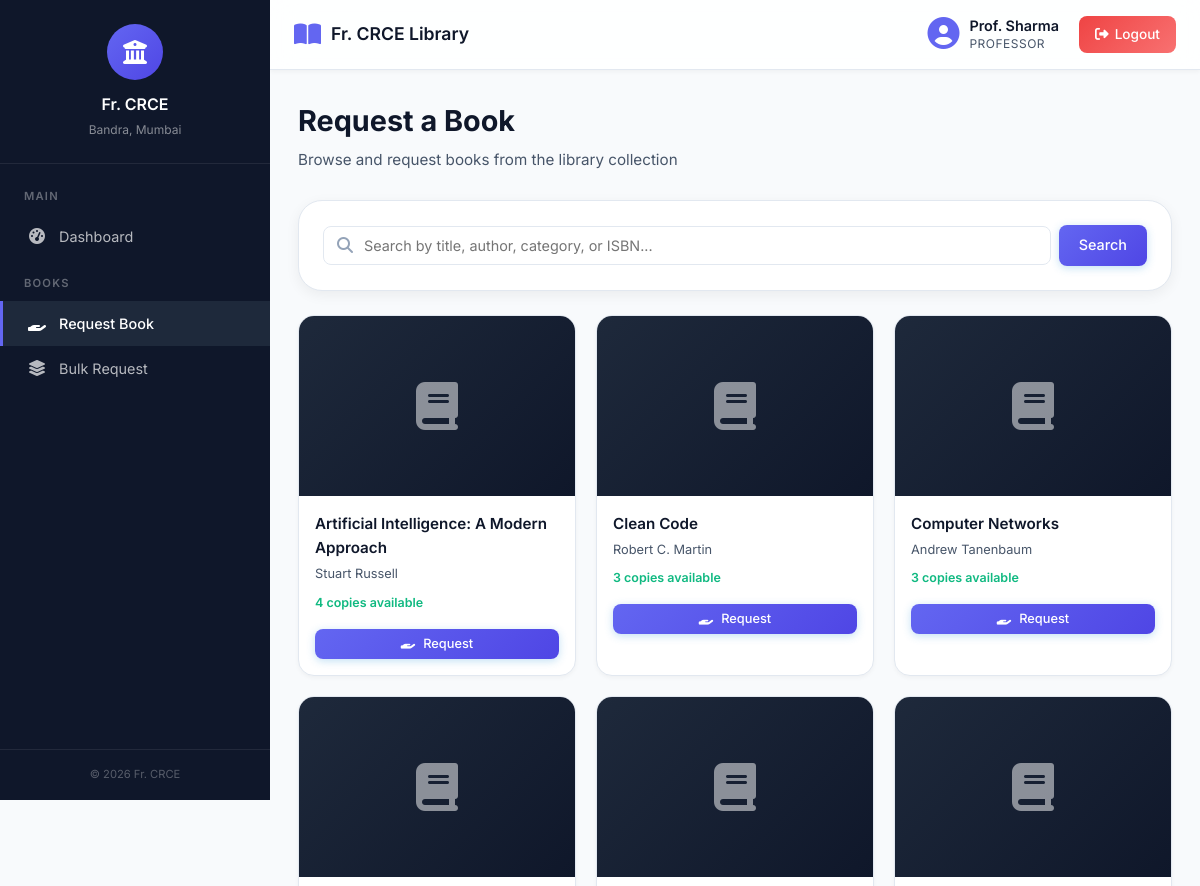
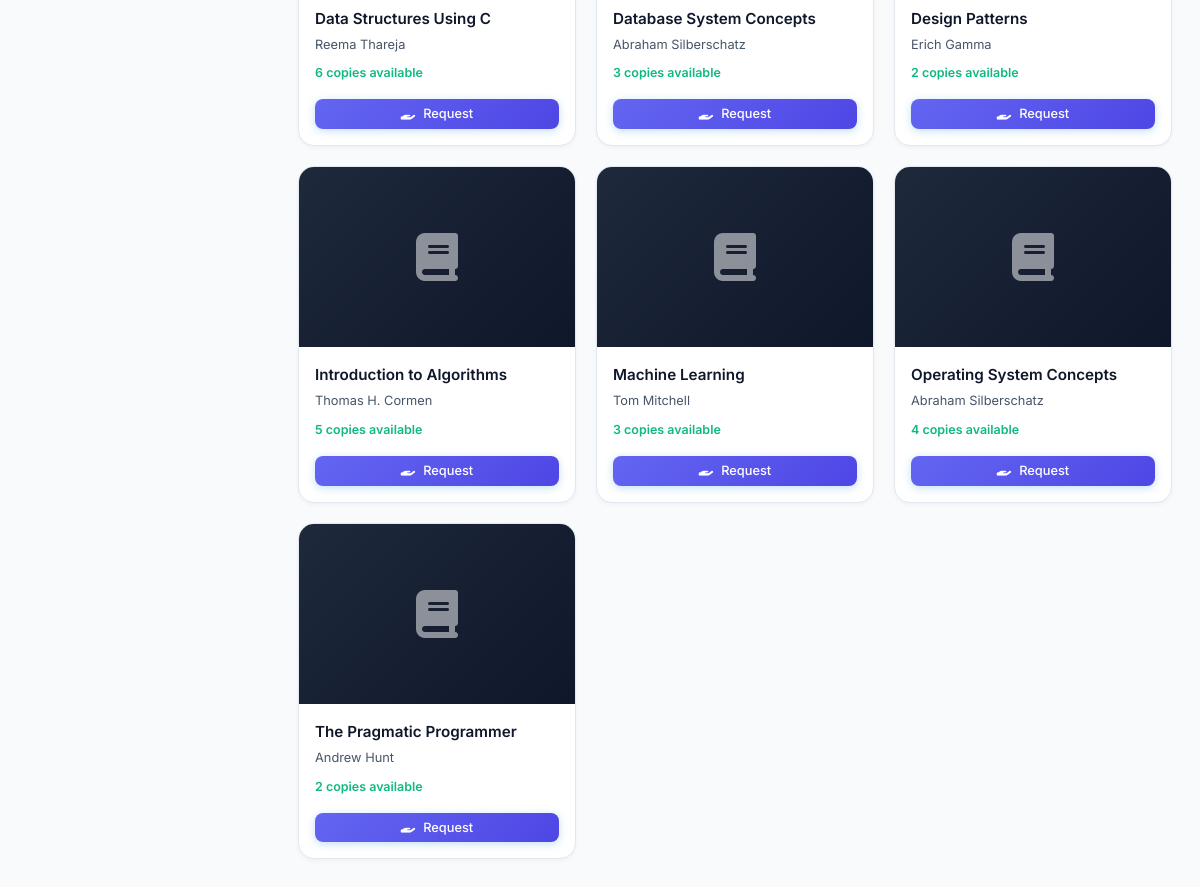
/professor/request_book.php (signed in), run on the app's committed database (2 pictures, top to bottom).
### tables this page shows
CREATE TABLE IF NOT EXISTS books (
    id INT AUTO_INCREMENT PRIMARY KEY,
    title VARCHAR(255) NOT NULL,
    author VARCHAR(200) NOT NULL,
    isbn VARCHAR(20) DEFAULT NULL,
    category VARCHAR(100) DEFAULT NULL,
    publisher VARCHAR(200) DEFAULT NULL,
    year INT DEFAULT NULL,
    quantity INT NOT NULL DEFAULT 1,
    available INT NOT NULL DEFAULT 1,
    cover_image VARCHAR(255) DEFAULT NULL,
    created_at TIMESTAMP DEFAULT CURRENT_TIMESTAMP
);

### professor/request_book.php (the view, shortened to what this page needs)
<?php
require_once '../config/database.php';
$per_page = 12;
$page = isset($_GET['page']) ? max(1, intval($_GET['page'])) : 1;
$offset = ($page - 1) * $per_page;
$search = trim($_GET['search'] ?? '');
$where = '';
$books = mysqli_query($conn, "SELECT * FROM books $where ORDER BY title ASC LIMIT $per_page OFFSET $offset");
include '../includes/header.php';
include '../includes/sidebar.php';
?>
<div class="page-header">
    <h1>Request a Book</h1>
    <p>Browse and request books from the library collection</p>
</div>
<div class="card mb-3">
    <div class="card-body">
        <form method="GET" action="" class="d-flex gap-1 align-center">
            <div class="search-box" style="max-width: 100%; flex: 1;">
                <i class="fas fa-search"></i>
                <input type="text" name="search" placeholder="Search by title, author, category, or ISBN..."
                       value="<?php echo htmlspecialchars($search); ?>" id="liveSearchInput">
            </div>
            <button type="submit" class="btn btn-primary">Search</button>
        </form>
    </div>
</div>
<div class="books-grid">
    <?php if (mysqli_num_rows($books) > 0): ?>
        <?php while ($book = mysqli_fetch_assoc($books)): ?>
            <div class="book-card">
                <div class="book-card-cover">
                    <?php if (!empty($book['cover_image']) && file_exists(__DIR__ . '/../uploads/books/' . $book['cover_image'])): ?>
                        <img src="<?php echo BASE_URL; ?>uploads/books/<?php echo htmlspecialchars($book['cover_image']); ?>"
                             alt="<?php echo htmlspecialchars($book['title']); ?>">
                    <?php else: ?>
                        <i class="fas fa-book no-cover"></i>
                    <?php endif; ?>
                </div>
                <div class="book-card-body">
                    <h3><?php echo htmlspecialchars($book['title']); ?></h3>
                    <p class="author"><?php echo htmlspecialchars($book['author']); ?></p>
                    <p class="availability <?php echo $book['available'] > 0 ? 'in-stock' : 'out-of-stock'; ?>">
                        <?php echo $book['available'] > 0
                            ? $book['available'] . ' copies available'
                            : 'Currently unavailable'; ?>
                    </p>
                </div>
                <div class="book-card-footer">
                    <?php if ($book['available'] > 0): ?>
                        <form method="POST" action="" style="margin: 0;">
                            <button type="submit" class="btn btn-primary btn-sm w-100">
                                <i class="fas fa-hand-holding"></i> Request
                            </button>
                        </form>
                    <?php else: ?>
                        <button class="btn btn-outline btn-sm w-100" disabled>
                            <i class="fas fa-times-circle"></i> Unavailable
                        </button>
                    <?php endif; ?>
                </div>
            </div>
        <?php endwhile; ?>
    <?php endif; ?>
</div>
<?php include '../includes/footer.php'; ?>

### assets/css/style.css (style rules this page uses)
:root { --primary: #0f172a; --primary-light: #1e293b; --primary-dark: #020617; --accent: #6366f1; --accent-light: #818cf8; --accent-dark: #4f46e5; --success: #10b981; --success-light: #34d399; --warning: #f59e0b; --warning-light: #fbbf24; --danger: #ef4444; --danger-light: #f87171; --info: #0ea5e9; --bg-body: #f8fafc; --bg-card: #ffffff; --bg-sidebar: #0f172a; --bg-sidebar-hover: #1e293b; --bg-topbar: rgba(255, 255, 255, 0.85); --text-primary: #0f172a; --text-secondary: #475569; --text-muted: #94a3b8; --text-white: #ffffff; --border-color: #e2e8f0; --shadow-sm: 0 2px 4px rgba(0,0,0,0.04); --shadow-md: 0 4px 14px rgba(0,0,0,0.06); --shadow-lg: 0 12px 32px rgba(99, 102, 241, 0.08); --sidebar-width: 270px; --topbar-height: 70px; --radius-sm: 8px; --radius-md: 16px; --radius-lg: 24px; --transition: all 0.4s cubic-bezier(0.16, 1, 0.3, 1); }
*, *::before, *::after { margin: 0; padding: 0; box-sizing: border-box; }
html { scroll-behavior: smooth; }
body { font-family: 'Inter', -apple-system, BlinkMacSystemFont, 'Segoe UI', sans-serif; background: var(--bg-body); color: var(--text-primary); line-height: 1.6; min-height: 100vh; overflow-x: hidden; }
.page-header { margin-bottom: 28px; }
.page-header h1 { font-size: 1.8rem; font-weight: 700; color: var(--text-primary); margin-bottom: 4px; }
.page-header p { color: var(--text-secondary); font-size: 0.95rem; }
.card { background: var(--bg-card); border-radius: var(--radius-lg); box-shadow: var(--shadow-md); border: 1px solid var(--border-color); margin-bottom: 24px; overflow: hidden; transition: var(--transition); }
.card-body { padding: 24px; }
.btn { display: inline-flex; align-items: center; justify-content: center; gap: 8px; padding: 10px 20px; border: none; border-radius: var(--radius-sm); font-family: inherit; font-size: 0.9rem; font-weight: 500; cursor: pointer; transition: var(--transition); line-height: 1.4; white-space: nowrap; }
.btn-primary { background: linear-gradient(135deg, var(--accent), var(--accent-dark)); color: var(--text-white); box-shadow: 0 2px 8px rgba(52, 152, 219, 0.3); }
.btn-sm { padding: 6px 12px; font-size: 0.8rem; }
.search-box { position: relative; max-width: 400px; }
.search-box input { width: 100%; padding: 10px 14px 10px 40px; border: 1.5px solid var(--border-color); border-radius: var(--radius-sm); font-family: inherit; font-size: 0.9rem; transition: var(--transition); outline: none; background: var(--bg-card); }
.search-box i { position: absolute; left: 14px; top: 50%; transform: translateY(-50%); color: var(--text-muted); }
.books-grid { display: grid; grid-template-columns: repeat(auto-fill, minmax(220px, 1fr)); gap: 20px; }
.book-card { background: var(--bg-card); border-radius: var(--radius-md); overflow: hidden; border: 1px solid var(--border-color); box-shadow: var(--shadow-sm); transition: var(--transition); }
.book-card-cover { height: 180px; background: linear-gradient(135deg, var(--primary-light), var(--primary)); display: flex; align-items: center; justify-content: center; overflow: hidden; }
.book-card-cover .no-cover { color: rgba(255,255,255,0.5); font-size: 3rem; }
.book-card-body { padding: 16px; }
.book-card-body h3 { font-size: 0.95rem; font-weight: 600; margin-bottom: 4px; color: var(--text-primary); display: -webkit-box; -webkit-line-clamp: 2; line-clamp: 2; -webkit-box-orient: vertical; overflow: hidden; }
.book-card-body .author { font-size: 0.8rem; color: var(--text-secondary); margin-bottom: 8px; }
.book-card-body .availability { font-size: 0.78rem; font-weight: 600; }
.book-card-body .availability.in-stock { color: var(--success); }
.book-card-footer { padding: 0 16px 16px; }
.mb-3 { margin-bottom: 24px; }
.d-flex { display: flex; }
.align-center { align-items: center; }
.gap-1 { gap: 8px; }
.w-100 { width: 100%; }

### data on the page
books: title "Artificial Intelligence: A Modern Approach", author "Stuart Russell", available "4"
books: title "Clean Code", author "Robert C. Martin", available "3"
books: title "Computer Networks", author "Andrew Tanenbaum", available "3"
books: title "Data Structures Using C", author "Reema Thareja", available "6"
books: title "Database System Concepts", author "Abraham Silberschatz", available "3"
books: title "Design Patterns", author "Erich Gamma", available "2"
books: title "Introduction to Algorithms", author "Thomas H. Cormen", available "5"
books: title "Machine Learning", author "Tom Mitchell", available "3"
books: title "Operating System Concepts", author "Abraham Silberschatz", available "4"
books: title "The Pragmatic Programmer", author "Andrew Hunt", available "2"

### other printed values
$_SESSION['name'] "Prof. Sharma"
$_SESSION['role'] "PROFESSOR"
